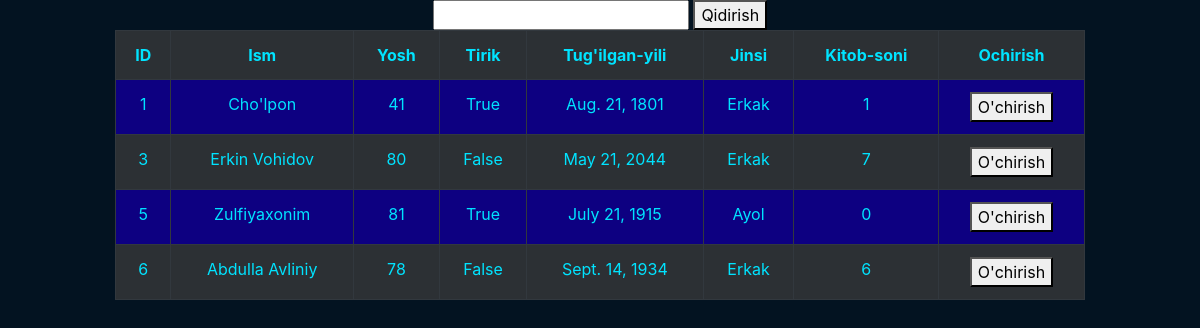
/muallif/, run on the app's committed database.
### app2007/models.py (models this page shows, shortened)
class Muallif(models.Model):
    ism = models.CharField(max_length=30)
    yosh = models.SmallIntegerField()
    tirik = models.BooleanField()
    tugigan_yil = models.DateField(null=True , blank=True)
    jinsi = models.CharField(max_length=30, null=True, blank=True)
    kitob_soni = models.SmallIntegerField(null=True, blank=True)

### app2007/views.py (the view)
# urls.py: path('muallif/', muallif),
def muallif(request ):
    qidiruv = request.GET.get('qidir1')
    hamma = Muallif.objects.all()
    if qidiruv:
        hamma = Muallif.objects.filter(ism = qidiruv)
    data={
        'muallif' : hamma
    }
    return render(request,'index2.html', data)

### templates/index2.html (shortened to what this page needs)
<!DOCTYPE html>
<html lang="en">
<head>
    <link rel="stylesheet" href="css/bootstrap.css">
</head>
<body>
    <div class="container">
        <form method="get">
            <input type="text" name="qidir1">
            <button type="submit">Qidirish</button>
        </form>
        <table class="table table-bordered table-dark table-striped table-hover">
            <tr>
                <th>ID</th>
                <th>Ism</th>
                <th>Yosh</th>
                <th>Tirik</th>
                <th>Tug'ilgan-yili</th>
                <th>Jinsi</th>
                <th>Kitob-soni</th>
                <th>Ochirish</th>
            </tr>
            {% for i in muallif %}
            <tr>
                <td>{{i.id}}</td>
                <td>{{i.ism}}</td>
                <td>{{i.yosh}}</td>
                <td>{{i.tirik}}</td>
                <td>{{i.tugigan_yil}}</td>
                <td>{{i.jinsi}}</td>
                <td>{{i.kitob_soni}}</td>
                <td><a href="ochirish/{{i.id}}/"><button>O'chirish</button></a></td>
            </tr>
            {% endfor %}
        </table>
    </div>
</body>
</html>

### templates/index2.html (style rules this page uses)
body { background-color: #031321; }
.container { width: 1000px; height: 600px; margin: 0 auto; text-align: center; }
th { border: 1px solid #00e3ff; color: #00e3ff; padding: 5px; }
table { text-align: center; margin: 0 auto; cursor: alias; }
td { color: #00e3ff; }
table tr:nth-child(odd) { background-color: seagreen; }
table tr { background-color: #0d0081; }

### data on the page
Muallif: id "1", ism "Cho'lpon", yosh "41", tirik "True", tugigan_yil "Aug. 21, 1801", jinsi "Erkak", kitob_soni "1"
Muallif: id "3", ism "Erkin Vohidov", yosh "80", tirik "False", tugigan_yil "May 21, 2044", jinsi "Erkak", kitob_soni "7"
Muallif: id "5", ism "Zulfiyaxonim", yosh "81", tirik "True", tugigan_yil "July 21, 1915", jinsi "Ayol", kitob_soni "0"
Muallif: id "6", ism "Abdulla Avliniy", yosh "78", tirik "False", tugigan_yil "Sept. 14, 1934", jinsi "Erkak", kitob_soni "6"
